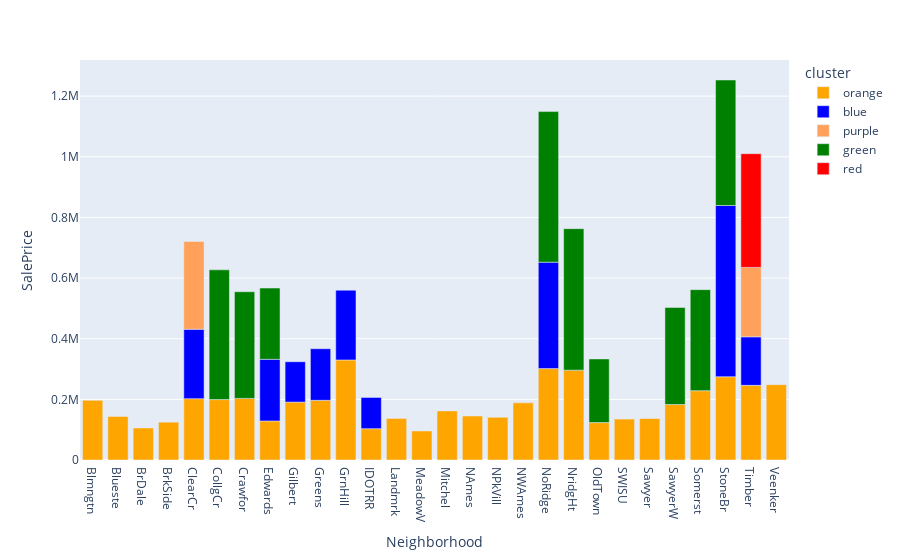

Notebook cell for this chart:
### Code cell
neigh_hier = X_train
neigh_hier["cluster"] = clusters

px.bar(neigh_hier.groupby(["Neighborhood", "cluster"])["SalePrice"].mean().reset_index(),
       x="Neighborhood",
       y="SalePrice",
       color="cluster",
       color_discrete_map={
        'orange': 'orange',
        'blue': 'blue',
        'green': 'green',
        'red': 'red'
    })

### Figure 1 — Plotly figure (JSON) as saved in the notebook; plotly's stock layout.template omitted (floating-point values rounded to 4 significant figures)
{"data": [{"alignmentgroup": "True", "hovertemplate": "cluster=orange<br>Neighborhood=%{x}<br>SalePrice=%{y}<extra></extra>", "legendgroup": "orange", "marker": {"color": "orange", "pattern": {"shape": ""}}, "name": "orange", "offsetgroup": "orange", "orientation": "v", "showlegend": true, "textposition": "auto", "type": "bar", "x": ["Blmngtn", "Blueste", "BrDale", "BrkSide", "ClearCr", "CollgCr", "Crawfor", "Edwards", "Gilbert", "Greens", "GrnHill", "IDOTRR", "Landmrk", "MeadowV", "Mitchel", "NAmes", "NPkVill", "NWAmes", "NoRidge", "NridgHt", "OldTown", "SWISU", "Sawyer", "SawyerW", "Somerst", "StoneBr", "Timber", "Veenker"], "xaxis": "x", "y": [196700.0, 143590, 105600.0, 124800.0, 202300.0, 199200.0, 203200.0, 128800.0, 191000.0, 196900.0, 330000, 103200.0, 137000, 95760.0, 162000.0, 145100.0, 140700.0, 188400.0, 301400.0, 296400.0, 123300.0, 135100.0, 136800.0, 183000.0, 228600.0, 274600.0, 246200.0, 248300.0], "yaxis": "y"}, {"alignmentgroup": "True", "hovertemplate": "cluster=blue<br>Neighborhood=%{x}<br>SalePrice=%{y}<extra></extra>", "legendgroup": "blue", "marker": {"color": "blue", "pattern": {"shape": ""}}, "name": "blue", "offsetgroup": "blue", "orientation": "v", "showlegend": true, "textposition": "auto", "type": "bar", "x": ["ClearCr", "Edwards", "Gilbert", "Greens", "GrnHill", "IDOTRR", "NoRidge", "StoneBr", "Timber"], "xaxis": "x", "y": [229000, 203325, 133000, 170000, 230000, 103000, 351000, 564800.0, 160000], "yaxis": "y"}, {"alignmentgroup": "True", "hovertemplate": "cluster=purple<br>Neighborhood=%{x}<br>SalePrice=%{y}<extra></extra>", "legendgroup": "purple", "marker": {"color": "#FFA15A", "pattern": {"shape": ""}}, "name": "purple", "offsetgroup": "purple", "orientation": "v", "showlegend": true, "textposition": "auto", "type": "bar", "x": ["ClearCr", "Timber"], "xaxis": "x", "y": [289500, 228950], "yaxis": "y"}, {"alignmentgroup": "True", "hovertemplate": "cluster=green<br>Neighborhood=%{x}<br>SalePrice=%{y}<extra></extra>", "legendgroup": "green", "marker": {"color": "green", "pattern": {"shape": ""}}, "name": "green", "offsetgroup": "green", "orientation": "v", "showlegend": true, "textposition": "auto", "type": "bar", "x": ["CollgCr", "Crawfor", "Edwards", "NoRidge", "NridgHt", "OldTown", "SawyerW", "Somerst", "StoneBr"], "xaxis": "x", "y": [427900.0, 351700, 235000, 496700, 466600.0, 210000, 320000, 333300, 413800.0], "yaxis": "y"}, {"alignmentgroup": "True", "hovertemplate": "cluster=red<br>Neighborhood=%{x}<br>SalePrice=%{y}<extra></extra>", "legendgroup": "red", "marker": {"color": "red", "pattern": {"shape": ""}}, "name": "red", "offsetgroup": "red", "orientation": "v", "showlegend": true, "textposition": "auto", "type": "bar", "x": ["Timber"], "xaxis": "x", "y": [375000], "yaxis": "y"}], "layout": {"barmode": "relative", "legend": {"title": {"text": "cluster"}, "tracegroupgap": 0}, "margin": {"t": 60}, "xaxis": {"anchor": "y", "domain": [0, 1], "title": {"text": "Neighborhood"}}, "yaxis": {"anchor": "x", "domain": [0, 1], "title": {"text": "SalePrice"}}}}
